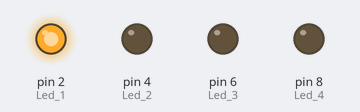
The sketch below on a simulated Arduino Uno, built with avr-gcc and run on an emulated ATmega328P. Parts: output pins drawn as LEDs (lit = HIGH).

Above: at 0.05 s.
At 0.25 s:
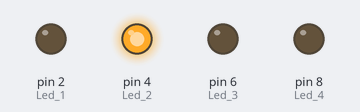
At 0.75 s:
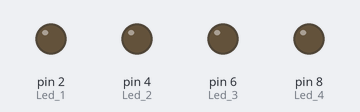
At 1.45 s:
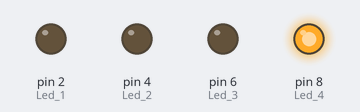
At 2.85 s:
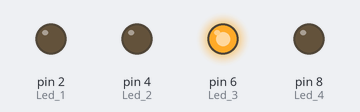
Timing chart, 0 to 3.1 s (numbered marks = the images above):
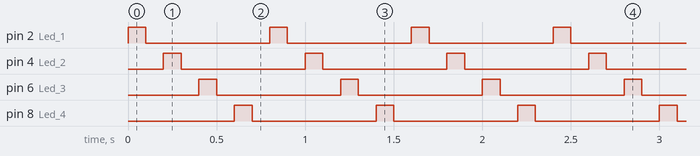

Measured:
- by itself, pin 2 (Led_1), pin 4 (Led_2), pin 6 (Led_3), pin 8 (Led_4): alternates HIGH for 0.10 s and LOW for 0.70 s

The sketch:

checkpoint_5.ino
```cpp
int Led_1 = 2;
int Led_2 = 4;
int Led_3 = 6;
int Led_4 = 8;

void setup(){
}
void loop (){
pinMode(Led_1, OUTPUT);
pinMode(Led_2, OUTPUT);
pinMode(Led_3, OUTPUT);
pinMode(Led_4, OUTPUT);

// Led 1
digitalWrite(Led_1,HIGH);
delay(100);
digitalWrite(Led_1,LOW);
delay(100);

// Led 2
digitalWrite(Led_2,HIGH);
delay(100);
digitalWrite(Led_2,LOW);
delay(100);

// Led 3
digitalWrite(Led_3,HIGH);
delay(100);
digitalWrite(Led_3,LOW);
delay(100);

// Led 4
digitalWrite(Led_4,HIGH);
delay(100);
digitalWrite(Led_4,LOW);
delay(100);


    }
```
